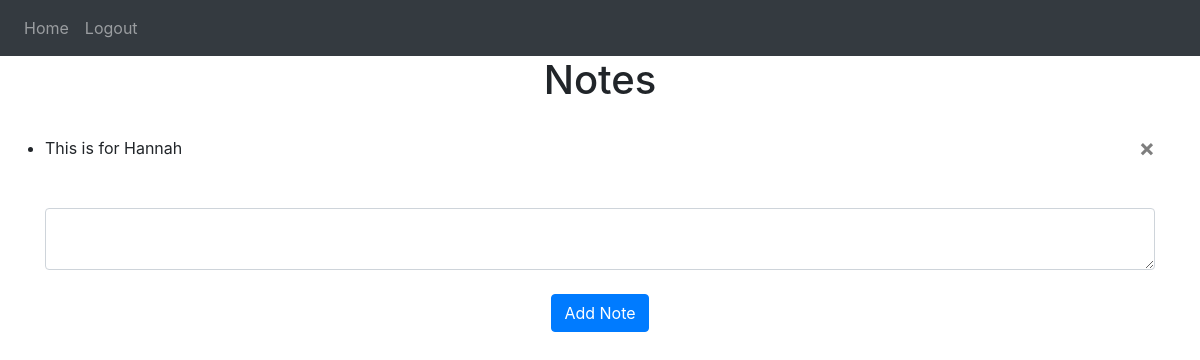
/ (signed in), run on an earlier commit of the app's database.
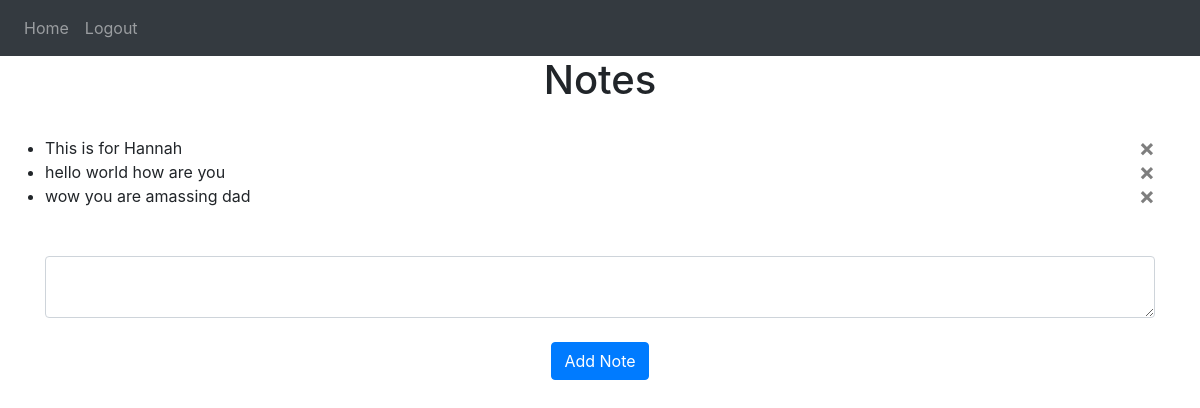
And on a later commit of the database.
### website/models.py (models this page shows)
class Note(db.Model):
    id = db.Column(db.Integer, primary_key=True)
    data = db.Column(db.String(250))
    date = db.Column(db.DateTime(timezone=True), default=func.now())
    user_id = db.Column(db.Integer, db.ForeignKey('user.id'))

### website/views.py (the view, shortened to what this page needs)
@views.route('/', methods=['GET', 'POST'])
@login_required
def home():
    return render_template("home.html", user=current_user)

### website/__init__.py (called while the page is built)
def create_app():
    app = Flask(__name__)
    app.config['SECRET_KEY'] = 'qazwsxedcrfv'
    app.config['SQLALCHEMY_DATABASE_URI'] = f'sqlite:///{DB_NAME}'
    db.init_app(app)
    from .views import views
    from .auth import auth
    app.register_blueprint(views, url_prefix='/')
    app.register_blueprint(auth, url_prefix='/')
    from .models import User, Note
    with app.app_context():
        db.create_all()
    login_manager = LoginManager()
    login_manager.login_view = 'auth.login'
    login_manager.init_app(app)
    @login_manager.user_loader
    def load_user(id):
        return User.query.get(int(id))
    return app
    if not path.exists('website/' + DB_NAME):
        db.create_all(app=app)
        print('Created Database')

### website/templates/home.html (shortened to what this page needs)
{% extends "base.html" %}
{% block content %}
<h1 align="center">Notes</h1>
<br>
<ul class="list-group list-group-flush" id="notes">
    {% for note in user.notes %}
    <li class="list-gorupitem">{{ note.data }}
        <button type="button" class="close" onClick="deleteNote({{ note.id }})">
            <span aria-hidden="true">&times;</span>
        </button>
    </li>
    {% endfor %}
</ul>
<br><br>
<form method="POST">
<textarea
    name="note"
    id="note"
    class="form-control">
</textarea>
<br>
<div align="center">
    <button type="submit" class="btn btn-primary">
        Add Note
    </button>
</div>
</form>
{% endblock %}

### website/templates/base.html (shortened to what this page needs)
<!DOCTYPE html>
<html>
    <head>
    <link
      rel="stylesheet"
      href="https://stackpath.bootstrapcdn.com/bootstrap/4.4.1/css/bootstrap.min.css"
    />
    <link
      rel="stylesheet"
      href="https://stackpath.bootstrapcdn.com/font-awesome/4.7.0/css/font-awesome.min.css"
    />
    </head>
    <body>
        <nav class="navbar navbar-expand-lg navbar-dark bg-dark">
            <div class="collapse navbar-collapse" id="navbar">
                <div class="navbar-nav">
                    {% if user.is_authenticated %}
                    <a class="nav-item nav-link" id="home" href="/">Home</a>
                    <a class="nav-item nav-link" id="logout" href="/logout">Logout</a>
                    {% else %}
                    <a class="nav-item nav-link" id="login" href="/login">Login</a>
                    <a class="nav-item nav-link" id="signUp" href="/sign-up">Sign Up</a>
                    {% endif %}
                </div>
            </div>
        </nav>
        <div class="container">
            {% block content %}{% endblock %}
        </div>
    </body>
</html>

What changed in the data, as far as the page shows it:
added Note: data "hello world how are you"
added Note: data "wow you are amassing dad"
